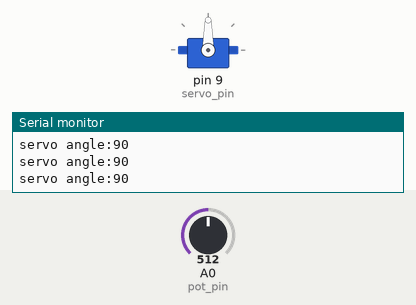
The sketch below on a simulated Arduino Uno, built with avr-gcc and run on an emulated ATmega328P. On the bench: servo, the last lines printed to the serial monitor. The inputs (shaded band) are chosen by the test bench; at power-on: A0 (pot_pin) = 512.

Above: at 1.2 s.
1.3 s: A0 (pot_pin) set to 552
At 2.3 s:
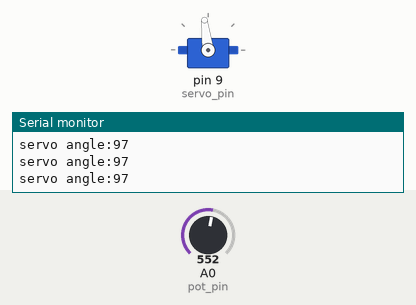
4.3 s: A0 (pot_pin) set to 587
At 5.5 s:
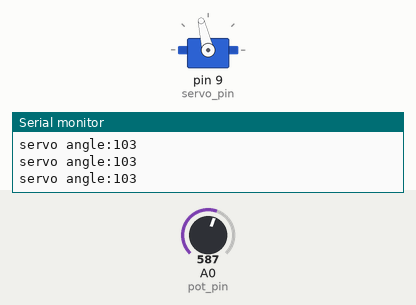
5.8 s: A0 (pot_pin) set to 306
At 6.8 s:
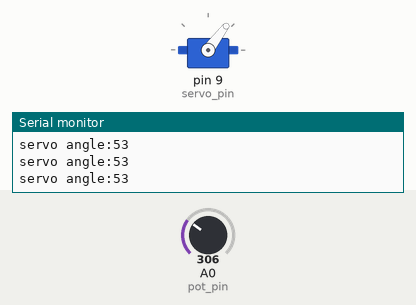
7.3 s: A0 (pot_pin) set to 716
At 7.9 s:
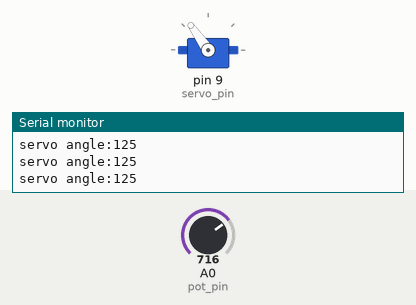
8.8 s: A0 (pot_pin) set to 122
At 9.1 s:
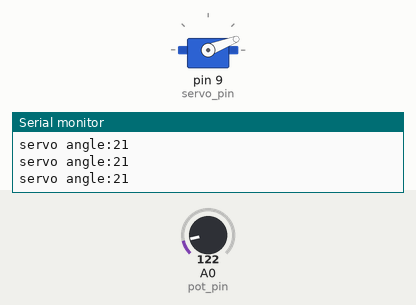
10.3 s: A0 (pot_pin) set to 61
11.8 s: A0 (pot_pin) set to 51
At 12.4 s:
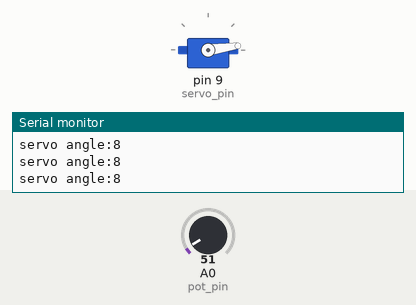
Timing chart, 0 to 14.8 s (numbered marks = the images above; inputs shaded):
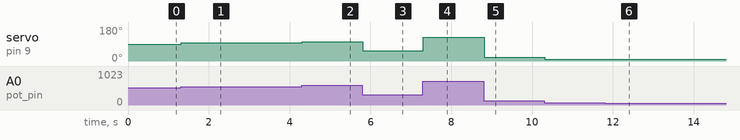

The sketch:

ServoAndPot.ino
```cpp
/*
 *  we read a potentionmetr and adjust the servo postion accordingly
 */
#include<Servo.h>
int pot_pin = A0;
int servo_pin = 9;
Servo myServo;

void setup() {
  // put your setup code here, to run once:
 Serial.begin(9600);           // set up Serial library at 9600 bps
 myServo.attach(servo_pin);
}
/*
temperatur in celsius  = ADC_raw x 0.48875
*/
void loop() {
  // put your main code here, to run repeatedly:
 int ADC_raw = analogRead(pot_pin);
 /* we are going to map the pot range from 0 to 1023 to 0 to 180 servo andgle*/
 int servo_angle = map(ADC_raw, 0, 1023, 0, 180);
 Serial.print("servo angle:");
 Serial.println(servo_angle);
 myServo.write(servo_angle);
 delay(15);
}
```

Measured:
- after the input at 1.3 s, servo on pin 9 (servo_pin): 90° → 97° at once
- after the input at 4.3 s, servo on pin 9 (servo_pin): 97° → 103° at once
- after the input at 5.8 s, servo on pin 9 (servo_pin): 103° → 53° at once
- after the input at 7.3 s, servo on pin 9 (servo_pin): 53° → 125° at once
- after the input at 8.8 s, servo on pin 9 (servo_pin): 125° → 21° at once
- after the input at 10.3 s, servo on pin 9 (servo_pin): 21° → 10° at once
- after the input at 11.8 s, servo on pin 9 (servo_pin): 10° → 8° at once
